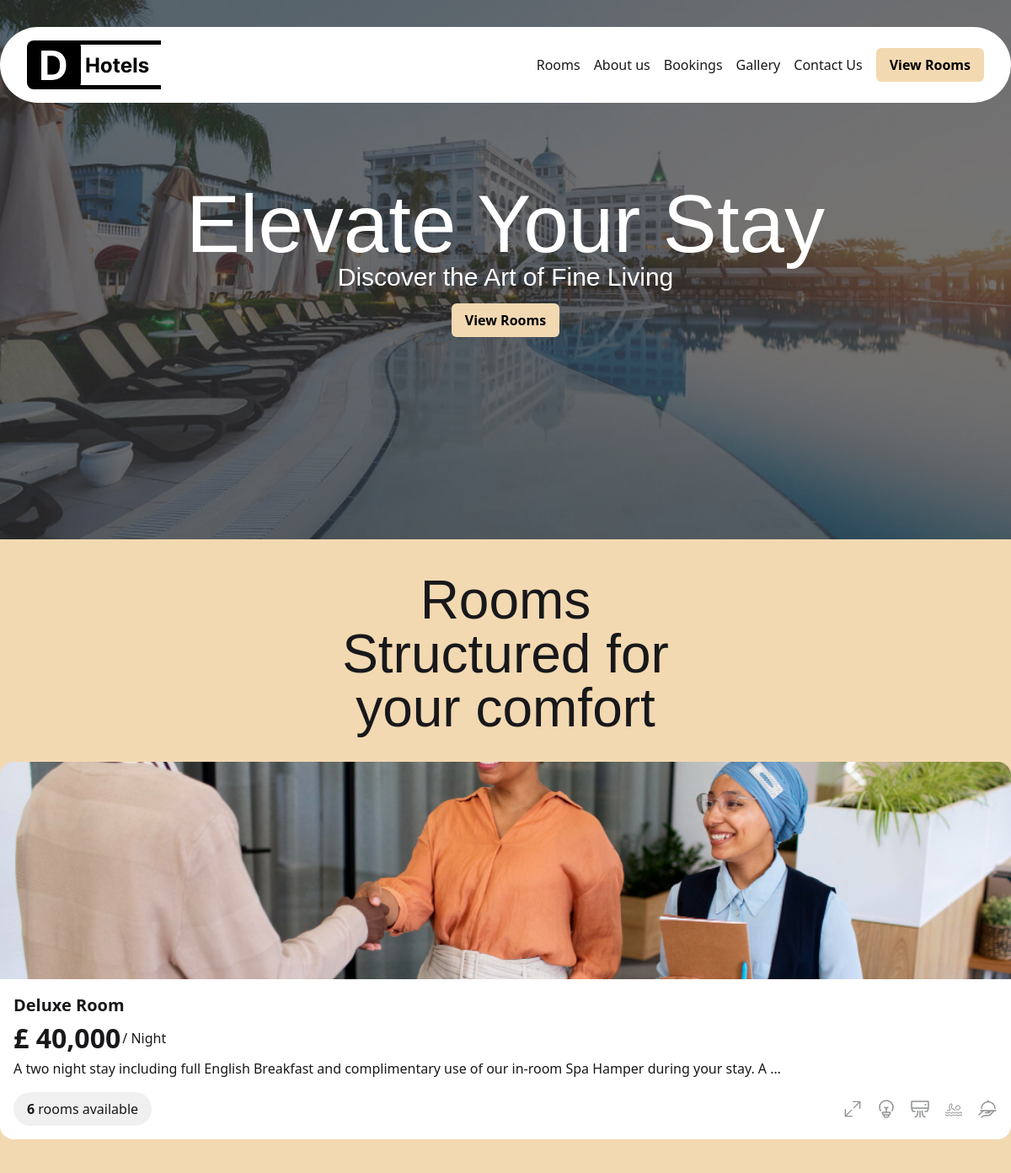
The app's page /, older data.
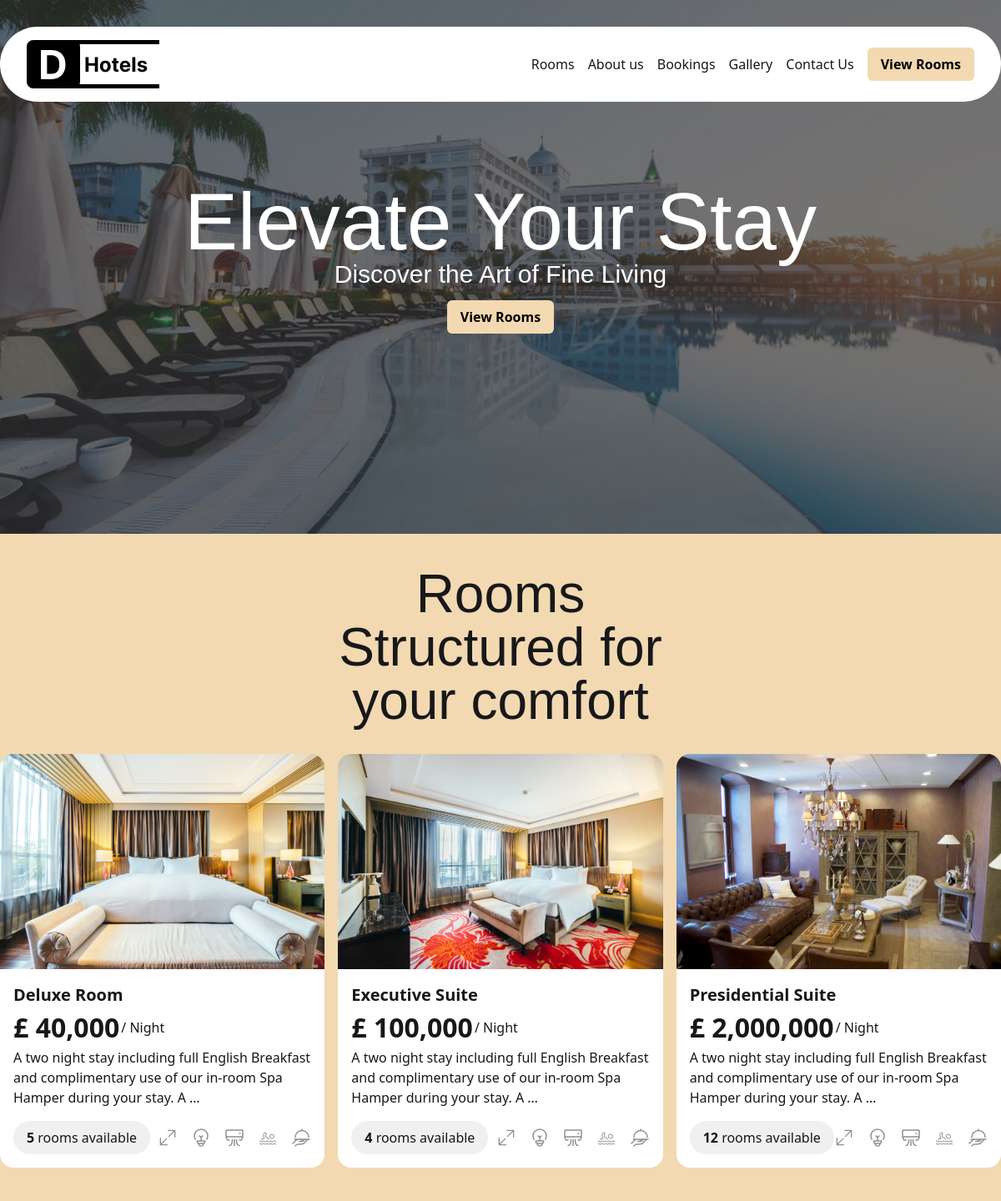
The same page, newer data.
### hotelApp/models.py (models this page shows, shortened)
class HotelRoomsModel(models.Model):
    room_name = models.CharField(max_length=100)
    slug = AutoSlugField(populate_from='room_name', null=True, blank=True)
    room_image = models.ImageField(null=True, blank=True)
    room_description = models.TextField(max_length=2000)
    room_no = models.IntegerField()
    room_price = models.IntegerField()
    room_dimension = models.CharField(max_length=50)
    room_bed_no = models.CharField(max_length=50)
    room_occupants_no = models.CharField(max_length=100)
    room_meal_access = models.CharField(max_length=100)
    room_electricity = models.BooleanField(default=True)
    room_AC = models.BooleanField(default=True)
    room_pool_access = models.BooleanField(default=True)

### hotelApp/views.py (the view)
# urls.py: path('', home_view, name='home'),
def home_view(request):
    rooms = HotelRoomsModel.objects.all()
    context = {
        "rooms" : rooms
    }
    return render(request, "index.html", context)

### hotelApp/templates/index.html (shortened to what this page needs)
{% load tailwind_tags %}
{% load static %}
{% load humanize %}
<!DOCTYPE html>
<html lang="en">
<head>
    <link rel="stylesheet" href="https://cdn.jsdelivr.net/npm/flatpickr/dist/flatpickr.min.css">
    {% tailwind_css %}
</head>
<body>
    {% block content %}
    <div class="h-[40rem] bg-no-repeat bg-cover" style="background-image: url('{% static 'images/hero-img.jpg' %}')">
        {% include 'components/navbar.html' %}
        <div class="w-full py-24 flex flex-col items-center">
        <h1 class="font-olivera text-[6rem] leading-none text-white"> Elevate Your Stay </h1>
        <p class="font-olivera text-3xl leading-none text-white pt-[-16px]"> Discover the Art of Fine Living </p>
        <button class="px-4 py-2 bg-[#F2D9B1] font-semibold text-black rounded-md mt-4 cursor-pointer"> View Rooms </button>
        </div>
    </div>
     <div class="w-full bg-[#F2D9B1] flex items-center justify-center py-[40px]">
        <div class="w-[1300px] flex items-center justify-center flex-col gap-8">
            <h2 class="font-olivera text-[4rem] w-[400px] text-center leading-none "> Rooms Structured for your comfort </h2>
            <div class="w-full flex flex-row  gap-4 " >
            {% for room in rooms %}
                <div class="w-full rounded-2xl overflow-hidden h-fit">
                    <img src="{{ room.room_image }}" alt="" class="h-[258px] w-full object-cover ">
                    <div class="w-full py-4 px-4 bg-white">
                        <h3 class="text-[20px] font-semibold"> <a href="{% url 'room-detail' room.slug %}"> {{room.room_name}} </a> </h3>
                        <span class="flex items-center gap-0.5"> <p class="text-[32px] font-bold"> £ {{room.room_price|intcomma }}  </p>  / Night </span>
                        <p> {{room.room_description|truncatewords:20  }} </p>
                        <div class="w-full flex  justify-between items-center pt-4">
                            <p class="py-2 px-4 bg-[#F0F0F0] w-fit rounded-full"> <span class="font-bold"> {{room.room_no}} </span> rooms available </p>
                            <div class="flex flex-row gap-4">
                                <i title="Size"> <img src="{% static 'icons/size-icon.svg' %}" alt="size-icon" > </i>
                                <i title="Electricty"> <img src="{% static 'icons/bulb-icon.svg' %}" alt="size-icon" > </i>
                                <i title="A/C"> <img src="{% static 'icons/AC-icon.svg' %}" alt="size-icon" > </i>
                                <i title="Pool"> <img src="{% static 'icons/pool-icon.svg' %}" alt="size-icon" > </i>
                                <i title="Meals"> <img src="{% static 'icons/food-icon.svg' %}" alt="size-icon" ></i>
                            </div>
                        </div>
                    </div>
                </div>
            {% endfor %}
            </div>
        </div>
     </div>
     {% endblock %}
</body>
</html>

### hotelApp/templates/components/navbar.html
{% load static %}
<div class="w-full flex justify-center pt-8 " >
    <div class=" bg-white w-[1300px] rounded-full">
        <div class="w-full flex justify-between py-4 px-8 ">
            <a href="{% url 'home' %}">   <img src="{% static 'images/hotel-logo.svg' %}" alt="" srcset=""> </a>
            <div class="flex flex-row items-center gap-4 ">
                <p> Rooms </p>
                <p> About us </p>
                <p> Bookings </p>
                <p> Gallery </p>
                <p> Contact Us </p>
                <button class="px-4 py-2 bg-[#F2D9B1] font-semibold text-black rounded-md"> View Rooms </button>
            </div>
        </div>
    </div>
</div>

Row changes from the older to the newer data that the page shows:
changed HotelRoomsModel "Deluxe Room": room_image: a different picture; room_no "6" → "5"
added HotelRoomsModel: room_image (picture), room_name "Executive Suite", room_price "100,000", room_description "A two night stay including full English Breakfast and complimentary use of our in-room Spa Hamper during your stay. A …", room_no "4"
added HotelRoomsModel: room_image (picture), room_name "Presidential Suite", room_price "2,000,000", room_description "A two night stay including full English Breakfast and complimentary use of our in-room Spa Hamper during your stay. A …", room_no "12"
